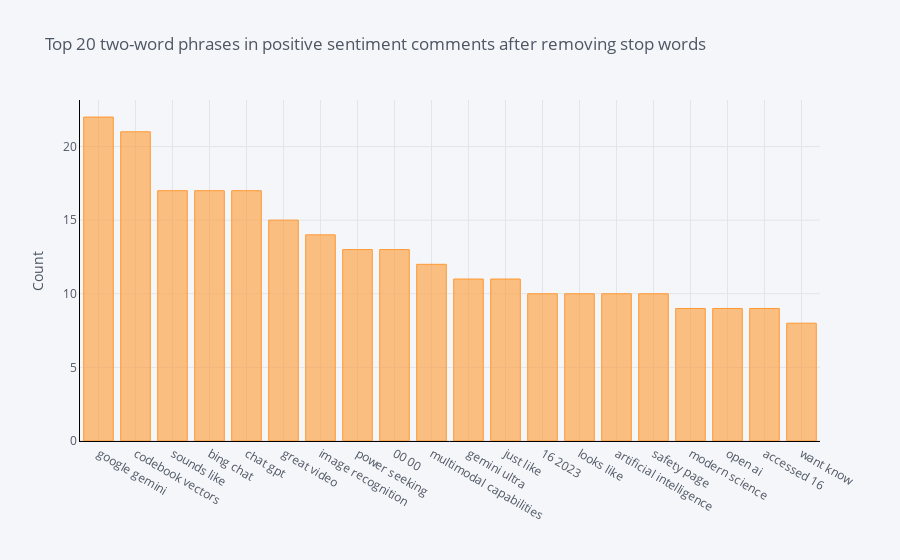

The cell this chart's notebook holds for it:
### Code cell
# Bigram

def get_top_n_bigram(corpus, n=None):
    vec = CountVectorizer(ngram_range=(2, 2), stop_words = list(stop_words)).fit(corpus)
    bag_of_words = vec.transform(corpus)
    sum_words = bag_of_words.sum(axis=0) 
    words_freq = [(word, sum_words[0, idx]) for word, idx in vec.vocabulary_.items()]
    words_freq =sorted(words_freq, key = lambda x: x[1], reverse=True)
    return words_freq[:n]
common_words = get_top_n_bigram(pos_df['text'], 20)
for word, freq in common_words:
    print(word, freq)
df2 = pd.DataFrame(common_words, columns = ['CommentsText' , 'count'])
df2.groupby('CommentsText').sum()['count'].sort_values(ascending=False).iplot(
    kind='bar', yTitle='Count', linecolor='black', title='Top 20 two-word phrases in positive sentiment comments after removing stop words')

### Figure 1 — Plotly figure (JSON) as saved in the notebook; plotly's stock layout.template omitted (floating-point values rounded to 4 significant figures)
{"data": [{"marker": {"color": "rgba(255, 153, 51, 0.6)", "line": {"color": "rgba(255, 153, 51, 1.0)", "width": 1}}, "name": "count", "orientation": "v", "text": "", "type": "bar", "x": ["google gemini", "codebook vectors", "sounds like", "bing chat", "chat gpt", "great video", "image recognition", "power seeking", "00 00", "multimodal capabilities", "gemini ultra", "just like", "16 2023", "looks like", "artificial intelligence", "safety page", "modern science", "open ai", "accessed 16", "want know"], "y": [22, 21, 17, 17, 17, 15, 14, 13, 13, 12, 11, 11, 10, 10, 10, 10, 9, 9, 9, 8]}], "layout": {"legend": {"bgcolor": "#F5F6F9", "font": {"color": "#4D5663"}}, "paper_bgcolor": "#F5F6F9", "plot_bgcolor": "#F5F6F9", "title": {"font": {"color": "#4D5663"}, "text": "Top 20 two-word phrases in positive sentiment comments after removing stop words"}, "xaxis": {"gridcolor": "#E1E5ED", "linecolor": "black", "showgrid": true, "tickfont": {"color": "#4D5663"}, "title": {"font": {"color": "#4D5663"}, "text": ""}, "zerolinecolor": "#E1E5ED"}, "yaxis": {"gridcolor": "#E1E5ED", "linecolor": "black", "showgrid": true, "tickfont": {"color": "#4D5663"}, "title": {"font": {"color": "#4D5663"}, "text": "Count"}, "zerolinecolor": "#E1E5ED"}}}
